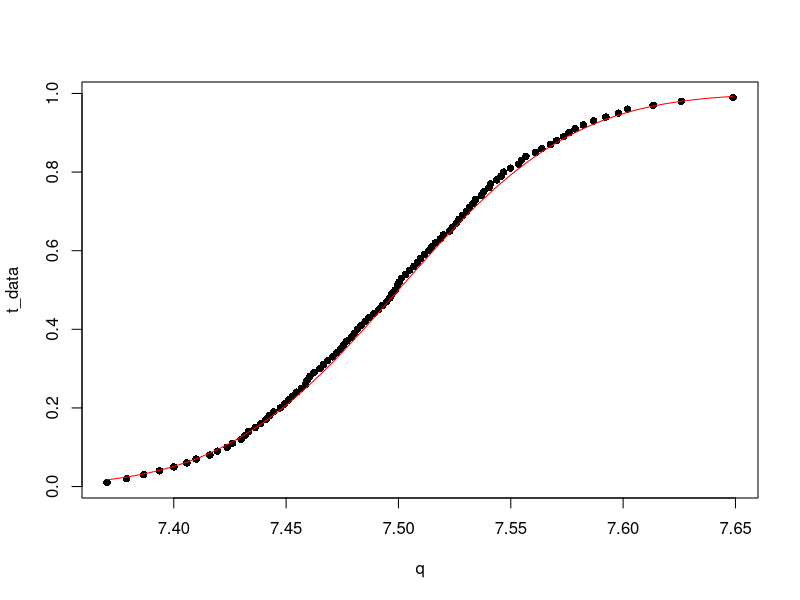

The R source for this figure: (Note: a time limit stopped this script after it produced the figure.)
## ---- chunk 1
knitr::opts_chunk$set(echo = TRUE)
## ---- chunk 2
library(tidyverse)
## ---- chunk 3

gen_X <- function(alpha, beta, n) {
  sample_X <- data.frame(U = runif(n))
  
  
  sample_X <- sample_X %>%
    mutate(X = (alpha/((1-U)^(1/beta)))) %>%
    pull(X) 
  
  
}


## ---- chunk 4

alpha <- 5
beta <- 3
n <- 5000

expectation <- (5*3) / (3 - 1)
variance <- ((3* (5^2)) / ((3 - 2))) - ((3 * 5 / (3 - 1))^2)

mean_samples <- replicate(1000, mean(gen_X(alpha, beta, n)))
quantiles <- seq(0.01, 0.99, by = 0.01)
quantile_values <- quantile(mean_samples, quantiles)

plot(quantile_values, quantiles, pch = 16, xlab = "q", ylab = "t_data")

curve(pnorm(x, mean = expectation, sd = sqrt(variance/n)), col = "red", add = TRUE)

## ---- chunk 5
alpha <- 5
beta <- 3
n <- c(10, 20, 30, 40, 50, 100, 200, 300, 400, 500, 1000, 2000, 3000, 4000, 5000)
num_trials_per_size<-5000
calculate_beta_mle <- function(sample) {
  n <- length(sample)
  mle <- 1 / (mean(log(sample) - log(alpha)))
  return(mle)
}

data <- crossing(sample_size=n, trials=seq(num_trials_per_size) ) %>%
  mutate(sample = map(sample_size, ~gen_X(alpha, beta, .x)))%>%
  mutate(beta_mle = map_dbl(sample, calculate_beta_mle))


df_bias<- data %>% group_by(sample_size) %>%
  summarise(beta_bias = mean(beta_mle) - beta)

ggplot(df_bias, aes(x = sample_size, y = beta_bias)) +
  geom_line()  +
  geom_hline(yintercept = 0, linetype = "dashed", color = "red") +
  labs(title = "Bias of MLE for Different Sample Sizes",
       x = "Sample Size",
       y = "Bias")
